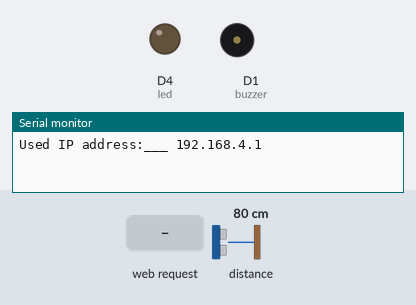
Recording of a sketch running on a simulated ESP8266 (NodeMCU). Shown: output pins drawn as LEDs (lit = HIGH), buzzer (waves = sounding), the last lines printed to the serial monitor. Inputs (shaded band) come from the test bench; at power-on: distance to the obstacle 80 cm. The echo pulse lasts 58.3 µs per cm; WiFi joins after 1.5 s; servers stay silent unless stated; web services answer with replies made up by the test bench; pins used as bus, display or sensor lines are not drawn.

Above: at 1.2 s.
1.3 s: HTTP request GET /Open received
At 2.3 s:
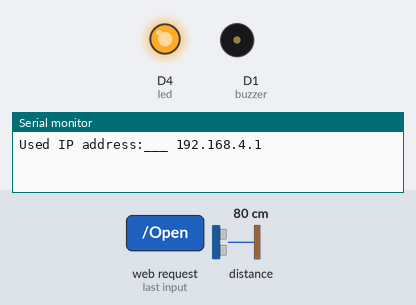
3.0 s: distance to the obstacle set to 53 cm
4.5 s: distance to the obstacle set to 46 cm
At 5.7 s:
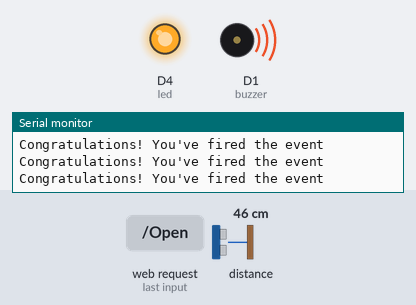
6.1 s: HTTP request GET /Close received
At 7.6 s:
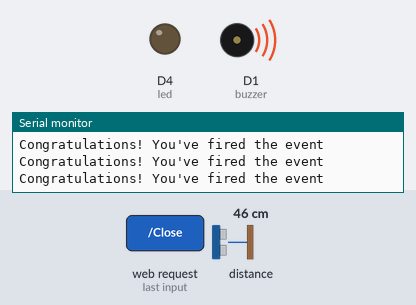
Timing chart, 0 to 8.6 s (numbered marks = the images above; inputs shaded):
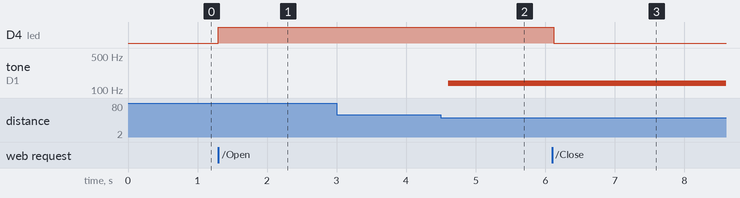

Measured:
- the behaviour switches between 51 and 50 cm on distance to the obstacle (found by bisection; images 1 and 2)
- after the input at 1.3 s, D4 (led): LOW → HIGH at once
- after the input at 3.0 s, every drawn part: stays the same
- after the input at 4.5 s, tone on D1 (buzzer): silent → 138 Hz after 0.10 s
- after the input at 6.1 s, D4 (led): HIGH → LOW at once

The sketch:

Iot_security_AppFinal.ino
```cpp
#include <ESP8266HTTPClient.h>
#include <ESP8266WiFi.h>
#include <ESP8266WebServer.h>

//pins
#define trig D2
#define echo D3
#define buzzer D1
#define led D4

bool flag = false;
int distance ;

//Wifi
const char* ssid=  "ALAA";
const char * pass= "OMHM.ALAA";
String link = "http://maker.ifttt.com/trigger/Door/json/with/key/evJW7fdCp6oexaoVpKBWLjFfwe_gj11fdjD2sx4p9cj";
WiFiClient client;
HTTPClient http;
ESP8266WebServer server(80);

void setup() {
  Serial.begin(115200);
  WiFi.begin (ssid , pass);
  WiFi.softAP ( "test" , "12345678");
  IPAddress IP = WiFi.softAPIP();
  Serial.print("Used IP address:___ ");
  Serial.println(IP);
  pinMode (trig ,OUTPUT);
  pinMode (echo , INPUT);
  pinMode (buzzer , OUTPUT);
  pinMode (led , OUTPUT);
  server.on ("/Open", handleOn);
  server.on ("/Close", handleOff);
  server.begin();
}

void loop() {
  server.handleClient();
  if (flag) {
  if(WiFi.status()== WL_CONNECTED)
  {
    findDistance();
    if (distance <= 50)
    {
      tone(buzzer , distance*3);
      http.begin (client , link.c_str());
      int response= http.GET();
      Serial.println( http.getString());
      http.end();
    }
    else {
    noTone (buzzer) ;
    }
  }
 }
}
void findDistance() {
  int duration;
  digitalWrite(trig, HIGH);
  delayMicroseconds(10);
  digitalWrite(trig, LOW);
  duration = pulseIn(echo, HIGH);
  distance = (1 / 29.1) * (duration / 2);
  delay(60);
}
void handleOn (){
   flag = true;
   digitalWrite(led, HIGH);
}
void handleOff (){
  flag = false;
  digitalWrite(led, LOW);
}
```
